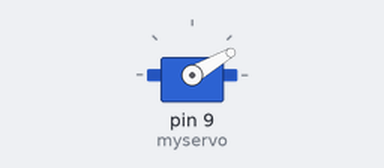
The sketch below on a simulated Arduino Uno, built with avr-gcc and run on an emulated ATmega328P. Shown: servo.

Above: at 0.05 s.
At 4.0 s:
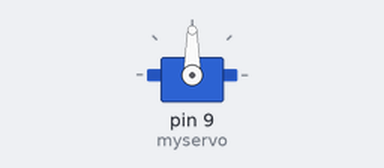
Timing chart, 0 to 5.2 s (numbered marks = the images above):
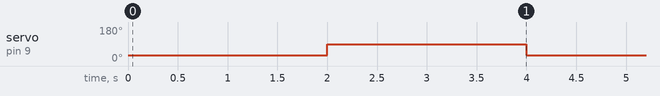

The sketch:

Control.ino
```cpp
#include <Servo.h>

Servo myservo;  // create servo object to control a servo
                // a maximum of eight servo objects can be created

int pos = 0;    // variable to store the servo position

void setup()
{
  myservo.attach(9);  // attaches the servo on pin 9 to the servo object
  // at
}


void loop()
{

    myservo.write(30);              // tell servo to go to position in variable 'pos'
    delay(2000);
    myservo.write(90);              // com
    delay(2000); // waits 15ms for the servo to reach the position

}
```

Measured:
- by itself, servo on pin 9 (myservo): alternates 90° for 2.0 s and 30° for 2.0 s
